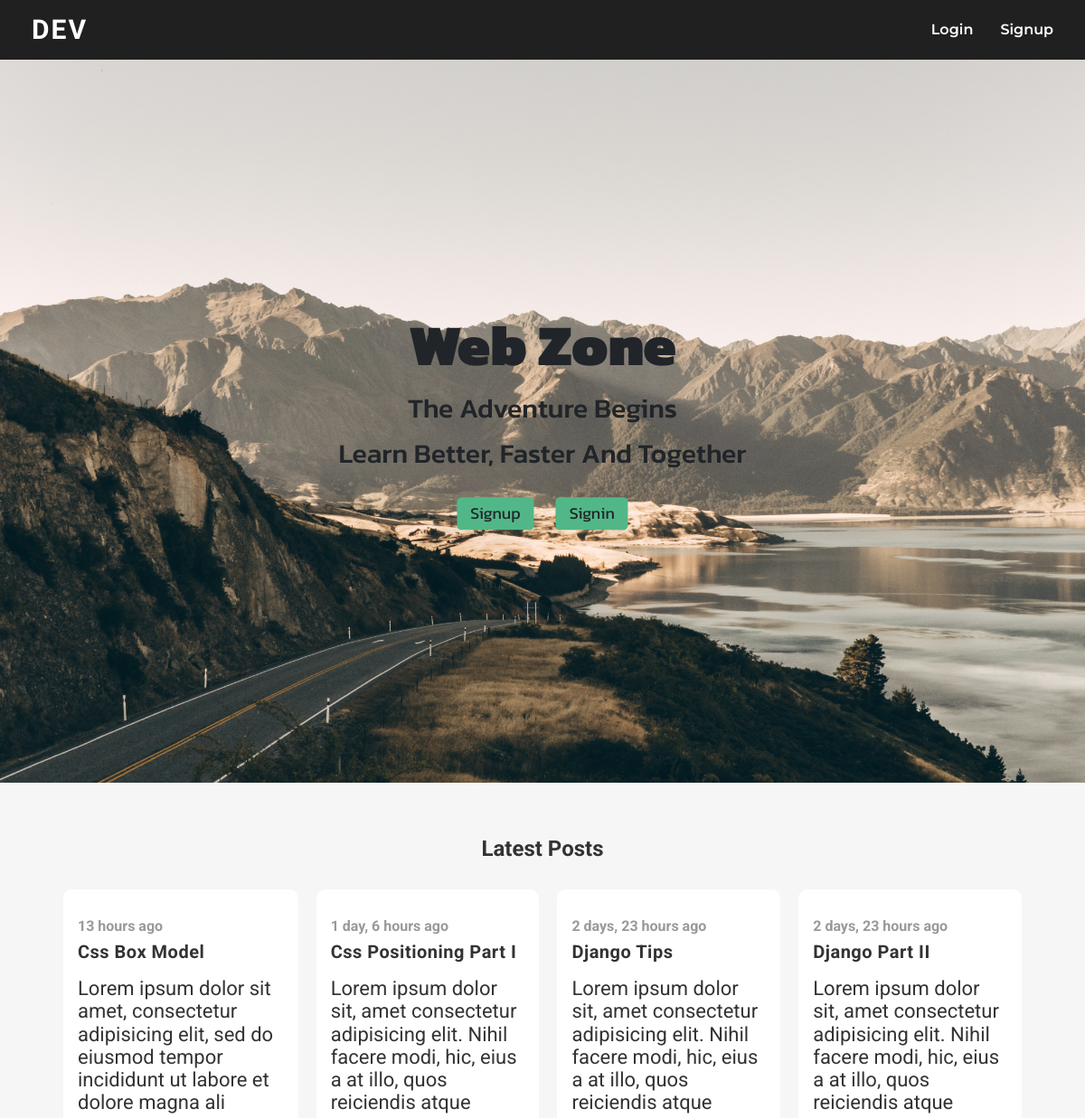
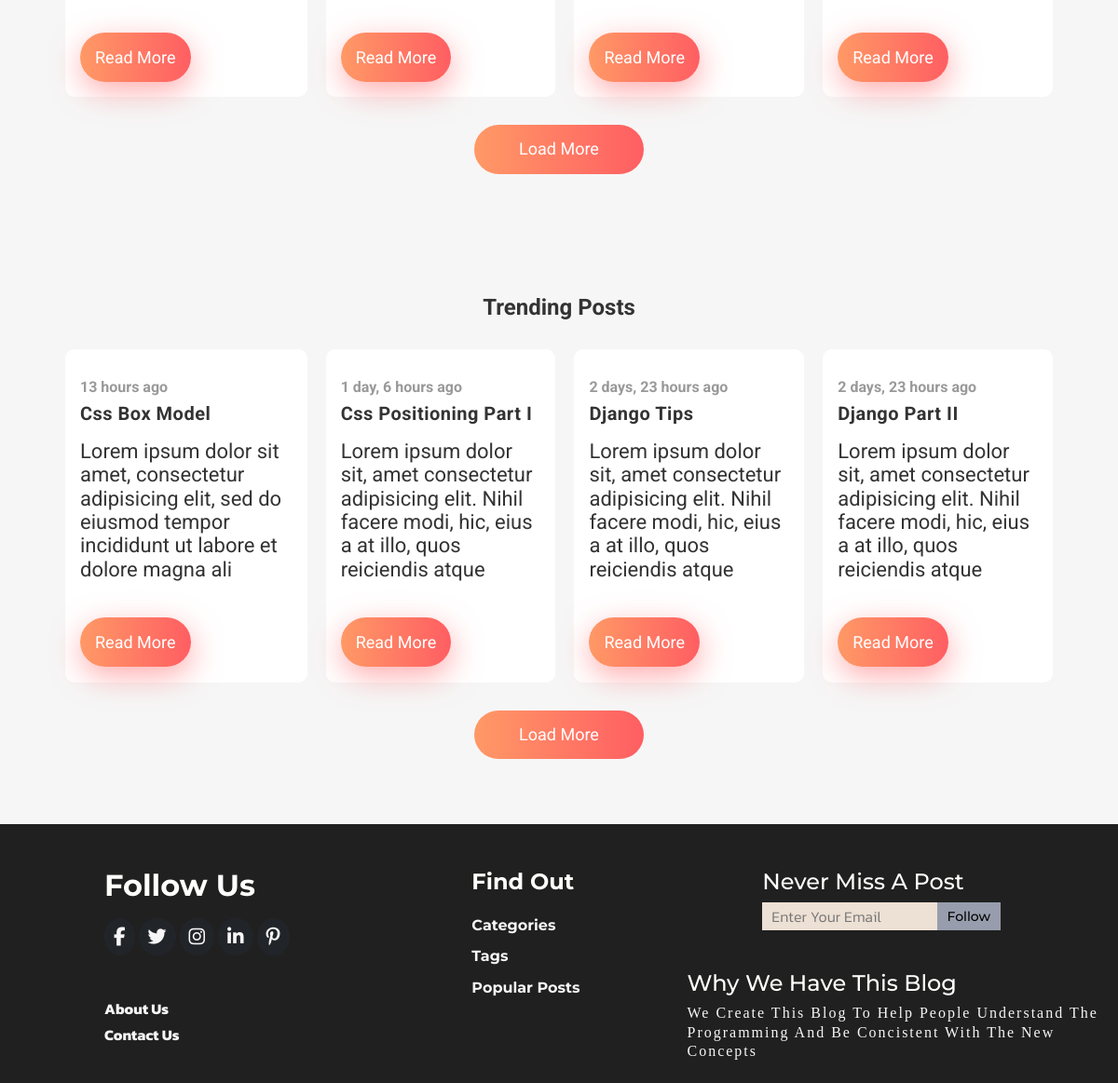
The page / on the database its author committed (2 pictures, top to bottom).
### posts/models.py (models this page shows, shortened)
class Posts(models.Model):
    author= models.ForeignKey(User, on_delete=models.CASCADE, related_name="author")
    title= models.CharField(max_length=200)
    content= models.TextField()
    image= models.ImageField(upload_to='post_image/', null=True, blank=True)
    slug= models.SlugField(null=True, blank=True)
    tags= models.ManyToManyField('Tags')
    category= models.ForeignKey('Categories', on_delete=models.CASCADE)
    created_at= models.DateTimeField(default=timezone.now)
    updated_at= models.DateTimeField(default=timezone.now)
    likes= models.ManyToManyField(User, default=None, blank=True, related_name="likes")
    dislikes= models.ManyToManyField(User, default=None, blank=True, related_name="dislikes")
    favourites= models.ManyToManyField(User, blank=True, related_name="favourites")
    class Meta:
        verbose_name= "Article"
        verbose_name_plural= "Articles"

### home/views.py (the view)
# urls.py: path('', home, name="home"),
def home(request):
    if request.method == 'POST':
        sub_form = SubscriptionForm(request.POST)
        if sub_form.is_valid():
            if Subscripers.objects.filter(email=sub_form.cleaned_data['email']).exists():
                return redirect('home')
            sub_form.save()
    else:
        sub_form = SubscriptionForm()
    three_days_ago = datetime.date.today() - datetime.timedelta(days=3)
    latest_posts = Posts.objects.filter(created_at__gte=three_days_ago).order_by('-created_at')[:4]
    week_ago = datetime.date.today() - datetime.timedelta(days=7)
    trending_posts = Posts.objects.filter(created_at__gte=week_ago).order_by('-created_at')[:4]
    context = {
        'sub_form': sub_form,
        'latest_posts': latest_posts,
        'trending_posts': trending_posts,
    }
    return render(request, 'home/home.html', context)

### newsletter/forms.py
class SubscriptionForm(forms.ModelForm):
    class Meta:
        model = Subscripers
        fields = ['email',]
        widgets= {
            'email': forms.EmailInput(attrs= {'class' : 'subscribe', 'placeholder': 'Enter Your Email'})
        }

### project/templates/home/home.html (shortened to what this page needs)
<!DOCTYPE html>
{% load static %}
{% load humanize %}
<html lang="en">
<head>
    <link rel="stylesheet" href="{% static 'css/normalize.css' %}">
    <link rel="stylesheet" href="{% static 'css/main.css' %}">
    <link rel="stylesheet" href="{% static 'css/responsive.css' %}">
</head>
<body>
  <header>
      <div class="logo">
          <a href="{% url 'home' %}"><p>dev</p></a>
      </div>
      <ul class="nav_links">
          {% if user.is_authenticated %}
              <li><a href="{% url 'home' %}">Home</a></li>
              <li><a href="{% url 'posts:add_post' %}">Add Post</a></li>
              <li><a href="{% url 'posts:add_category' %}">Add Category</a></li>
              <li><a href="{% url 'posts:add_tag' %}">Add Tag</a></li>
              <li>
                  <span>
                      <i class="far fa-user"></i> {{ user.username }} <i class="fas fa-angle-down icon"></i>
                  </span>
                  <ul class="menu hide">
                      <li><a href="{% url 'user_profile' user.pk %}">Profile</a></li>
                      <li><a href="{% url 'logout' %}">Logout</a></li>
                  </ul>
              </li>
          {% else %}
            <li><a href="{% url 'user_login' %}">Login</a></li>
            <li><a href="{% url 'user_signup' %}">Signup</a></li>
          {% endif %}
      </ul>
  </header>
<section class="hero">
    <div class="info">
        <div class="text">
            <h3 class="l-one">web zone</h3>
            <h3 class="l-two">the adventure begins</h3>
            <h3 class="l-three">learn better, faster and together</h3>
        </div>
        <div class="register">
          {% if user.is_authenticated %}
            <a href="{% url 'posts:post_listings' %}">Discover</a>
          {% else %}
            <a href="{% url 'user_signup' %}">Signup</a>
            <a href="{% url 'user_login' %}">Signin</a>
          {% endif %}
        </div>
    </div>
</section>
{% if latest_posts %}
<section class="trending-posts">
  <h3 class="heading">Latest Posts</h3>
    <div class="content">
      {% for latest_post in latest_posts %}
      <div class="card">
          <div class="text">
              <h3 class="date">{{ latest_post.created_at |naturaltime }}</h3>
              <h1 class="title">{{ latest_post.title }}</h1>
              <p class="body">
              {{ latest_post.content |slice:":120" }}
              </p>
          </div>
          <a href="{% url 'posts:post_detail' latest_post.slug %}" class="btn">Read More</a>
      </div>
      {% endfor %}
    </div>
    <div class="load-more">
        <a href="{% url 'latest_posts' %}" class="btn">Load More</a>
    </div>
</section>
{% endif %}
{% if trending_posts %}
<section class="trending-posts">
    <h3 class="heading">Trending Posts</h3>
    <div class="content">
        {% for trending_post in trending_posts %}
        <div class="card">
            <div class="text">
                <h3 class="date">{{ trending_post.created_at |naturaltime }}</h3>
                <h1 class="title">{{ trending_post.title }}</h1>
                <p class="body">
                {{ trending_post.content |slice:":120" }}
                </p>
            </div>
            <a href="{% url 'posts:post_detail' trending_post.slug %}" class="btn">Read More</a>
        </div>
        {% endfor %}
    </div>
    <div class="load-more">
        <a href="{% url 'trending_posts' %}" class="btn">Load More</a>
    </div>
</section>
{% endif %}
<footer>
    <div class="follow-us">
        <h2>Follow Us</h2>
        <div class="social">
            <a href="#"><span class="icon fab fa-facebook-f"></span></a>
            <a href="#"><span class="icon fab fa-twitter"></span></a>
            <a href="#"><span class="icon fab fa-instagram"></span></a>
            <a href="#"><span class="icon fab fa-linkedin-in"></span></a>
            <a href="#"><span class="icon fab fa-pinterest-p"></span></a>
        </div>
        <div class="links">
            <a href="#">About Us</a>
            <a href="#">Contact Us</a>
        </div>
    </div>
    <div class="more-links">
        <h2>Find Out</h2>
        <div class="links">
            <a href="#">Categories</a>
            <a href="#">Tags</a>
            <a href="#">Popular Posts</a>
        </div>
    </div>
    <div class="newsletter">
        <h2>Never Miss A Post</h2>
        <div class="form">
            <form method="POST">
                {{ sub_form.email }}
                <button class="btn" type="submit">Follow</button>
            </form>
        </div>
        <div class="more">
            <h2>Why We Have This Blog</h2>
            <p>We Create This Blog To Help People Understand The Programming And Be Concistent With The New Concepts</p>
        </div>
    </div>
</footer>
</body>
</html>

### rows shown on the page
Posts: created_at "13 hours ago", title "Css Box Model", content "Lorem ipsum dolor sit amet, consectetur adipisicing elit, sed do eiusmod tempor incididunt ut labore et dolore magna ali"
Posts: created_at "1 day, 6 hours ago", title "Css Positioning Part I", content "Lorem ipsum dolor sit, amet consectetur adipisicing elit. Nihil facere modi, hic, eius a at illo, quos reiciendis atque"
Posts: created_at "2 days, 23 hours ago", title "Django Tips", content "Lorem ipsum dolor sit, amet consectetur adipisicing elit. Nihil facere modi, hic, eius a at illo, quos reiciendis atque"
Posts: created_at "2 days, 23 hours ago", title "Django Part II", content "Lorem ipsum dolor sit, amet consectetur adipisicing elit. Nihil facere modi, hic, eius a at illo, quos reiciendis atque"
